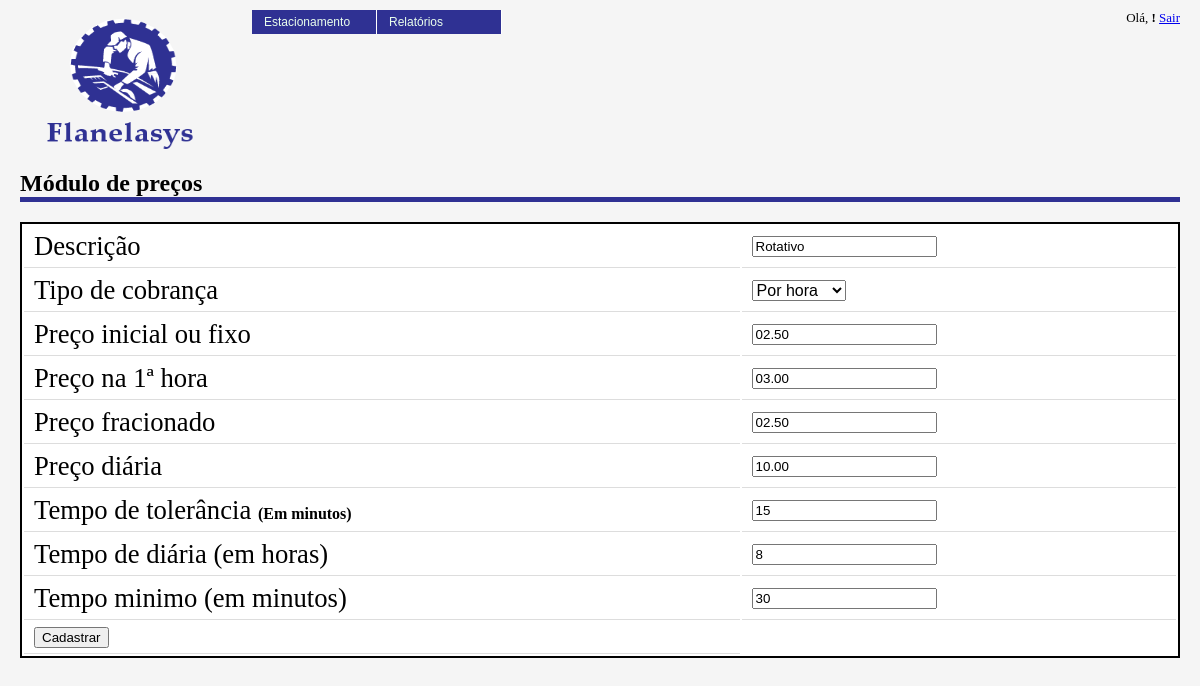
The page /admin/precos/editar_preco.php?cod_preco=1 on the database its author committed.
### tables this page shows
CREATE TABLE IF NOT EXISTS `fla_precos` (
  `cod_preco` int(10) unsigned NOT NULL AUTO_INCREMENT,
  `des_preco` varchar(50) NOT NULL,
  `val_minimo` decimal(5,2) NOT NULL,
  `tip_cobranca` char(1) NOT NULL,
  `val_hora` decimal(5,2) DEFAULT NULL,
  `val_fracao` decimal(5,2) DEFAULT NULL,
  `tem_tolerancia` int(2) NOT NULL DEFAULT '10',
  `val_diaria` decimal(5,2) DEFAULT NULL,
  `tem_diaria` int(2) DEFAULT '8',
  `tem_minimo` int(2) DEFAULT '30',
  PRIMARY KEY (`cod_preco`)
);

### classes/fla_precos.class.php (called while the page is built, shortened)
<?php
class fla_precos {
    private $cod_preco;
    public function get_cod_preco() {
        return $this->cod_preco;
    }
    public function set_cod_preco($cod_preco) {
        $this->cod_preco = $cod_preco;
    }
    function buscaPrecos($objPreco) {
        $objConexao = new fla_conexao();
        $where = "";
        if ($objPreco->get_cod_preco() != "") {
            $where = " WHERE cod_preco = " . $objPreco->get_cod_preco();
        }
        $SQL = "SELECT
                    cod_preco,
                    des_preco,
                    val_minimo,
					val_hora,
					val_fracao,
					val_diaria,
                    tip_cobranca,
					tem_tolerancia,
					tem_diaria,
					tem_minimo
                FROM
                    fla_precos "
                . $where . "
                ORDER BY
                    cod_preco";
        $rsPreco = $objConexao->query($SQL);
        $arrPrecos = array();
        $aux = 0;
        while ($preco = $rsPreco->fetch(PDO::FETCH_ASSOC)) {
            $arrPrecos[$aux]['cod_preco'] = $preco['cod_preco'];
            $arrPrecos[$aux]['des_preco'] = $preco['des_preco'];
            $arrPrecos[$aux]['val_minimo'] = $preco['val_minimo'];
            $arrPrecos[$aux]['val_hora'] = $preco['val_hora'];
            $arrPrecos[$aux]['val_fracao'] = $preco['val_fracao'];
            $arrPrecos[$aux]['val_diaria'] = $preco['val_diaria'];
            $arrPrecos[$aux]['tip_cobranca'] = $preco['tip_cobranca'];
            $arrPrecos[$aux]['tem_tolerancia'] = $preco['tem_tolerancia'];
            $arrPrecos[$aux]['tem_diaria'] = $preco['tem_diaria'];
            $arrPrecos[$aux]['tem_minimo'] = $preco['tem_minimo'];
            $aux++;
        }
        return $arrPrecos;
    }
}
?>

### admin/precos/editar_preco.php (the view, shortened to what this page needs)
<?php
include_once('../../includes/config.php');
include_once($path_classes . 'fla_precos.class.php');
$objPreco = new fla_precos();
if (!empty($_GET['cod_preco'])) {
    $cod_preco = $_GET['cod_preco'];
    $objPreco->set_cod_preco($cod_preco);
    $arrPrecos = $objPreco->buscaPrecos($objPreco);
}
?>
<html>
    <head>
        <link href="../../images/style.css" rel="stylesheet" type="text/css" />
        <link href="../images/style.css" rel="stylesheet" type="text/css" />
    </head>
    <body>
        <div class="content">
            <?php
            include_once("../../cabecalho.php");
            ?>
            <div class="data">
                <h1> Módulo de preços </h1>
                <form method="POST" action="editar_preco.php">
                    <table>
                        <tr>
                            <td> Descrição </td>
                            <td> <input type="text" name="des_preco" id="des_preco" value="<?php echo $arrPrecos[0]['des_preco']; ?>">  </td>
                        </tr>
                        <tr>
                            <td> Tipo de cobrança </td>
                            <td> <select id="tip_cobranca" name="tip_cobranca">
                                    <option value="H" <?php echo $arrPrecos[0]['tip_cobranca'] == "H" ? "selected" : ""; ?>> Por hora </option>
                                </select>
                            </td>
                        </tr>
                        <tr>
                            <td> Preço inicial ou fixo </td>
                            <td> <input type="text" name="val_minimo" id="val_minimo" value="<?php echo str_pad($arrPrecos[0]['val_minimo'], 5, "0", STR_PAD_LEFT); ?>"> </td>
                        </tr>
                        <tr>
                            <td> Preço na 1ª hora </td>
                            <td> <input type="text" name="val_hora" id="val_hora" value="<?php echo str_pad($arrPrecos[0]['val_hora'], 5, "0", STR_PAD_LEFT); ?>"> </td>
                        </tr>
                        <tr>
                            <td> Preço fracionado </td>
                            <td> <input type="text" name="val_fracao" id="val_fracao" value="<?php echo str_pad($arrPrecos[0]['val_fracao'], 5, "0", STR_PAD_LEFT); ?>"> </td>
                        </tr>
                        <tr>
                            <td> Preço diária </td>
                            <td> <input type="text" name="val_diaria" id="val_diaria" value="<?php echo str_pad($arrPrecos[0]['val_diaria'], 5, "0", STR_PAD_LEFT); ?>"> </td>
                        </tr>
                        <tr>
                            <td>
                                Tempo de tolerância <span class="ajuda">(Em minutos)</span>
                            </td>
                            <td> <input type="text" name="tem_tolerancia" id="tem_tolerancia" value="<?php echo $arrPrecos[0]['tem_tolerancia']; ?>"> </td>
                        </tr>
                        <tr>
                            <td> Tempo de diária (em horas) </td>
                            <td> <input type="text" name="tem_diaria" id="tem_tolerancia" value="<?php echo $arrPrecos[0]['tem_diaria']; ?>"> </td>
                        </tr>
                        <tr>
                            <td> Tempo minimo (em minutos) </td>
                            <td> <input type="text" name="tem_minimo" id="tem_minimo" value="<?php echo $arrPrecos[0]['tem_minimo']; ?>"> </td>
                        </tr>
                        <tr>
                            <td>
                                <input type="submit" name="_submit" value="Cadastrar">
                            </td>
                        </tr>
                    </table>
                </form>
            </div>
        </div>
    </body>
</html>

### images/style.css (style rules this page uses)
body { font-family:tahoma; padding:0px; margin:0px; background:#f5f5f5; }
div.content { padding:10px 20px; }
div.content h1 { font-size:18pt; border-bottom:5px solid #2F3193; padding:0px; margin:10px 0px 20px; width:100%; }
div.content div.data table { border:2px solid #000; background:#fff; width:100%; }
div.content div.data table td { font-size:20pt; padding:5px 10px; border-bottom:1px solid #ddd; text-align: left; }
select { font-size: 12pt; }
.ajuda { border: none; font-size: 12pt; font-weight: bolder; }

### rows shown on the page
fla_precos: des_preco "Rotativo", tip_cobranca "Por hora", val_minimo "02.50", val_hora "03.00", val_fracao "02.50", val_diaria "10.00", tem_tolerancia "15", tem_diaria "8", tem_minimo "30"
